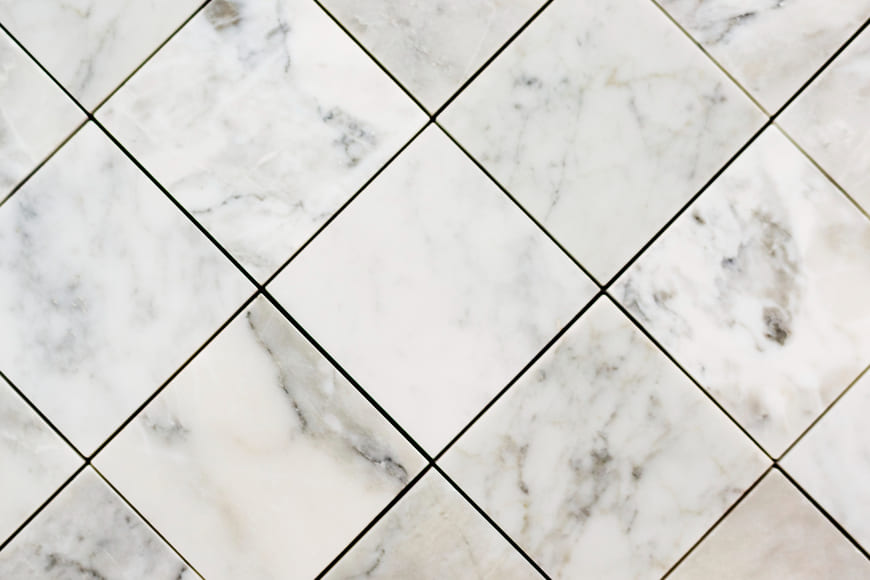
#> input picture Tugas2/ubin.jpg, 870 x 580 px, found by its file name
$ python final.py
#> lines starting #> are read from the running program, lines starting #| are printed output that depends on the picture; after the words box and inside, x2 and y2 are one past the last pixel; in counts of white or black regions, pixels touching at a corner belong together
import cv2
import numpy as np

img = cv2.imread('ubin.jpg')
#> img is the input picture: shape (580, 870, 3); mean B, G, R 209.9, 213.7, 215.4
gray = cv2.cvtColor(img, cv2.COLOR_BGR2GRAY)
blurred = cv2.GaussianBlur(gray, (5, 5), 0)
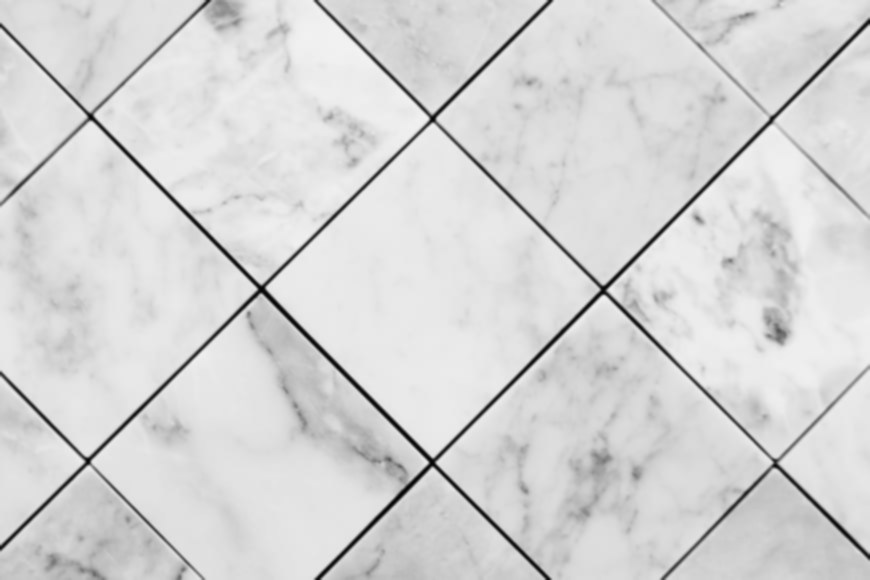
#> blurred: shape (580, 870); min 4, max 243, mean 213.8

# --- Deteksi Garis ---
edges = cv2.Canny(blurred, 50, 150)
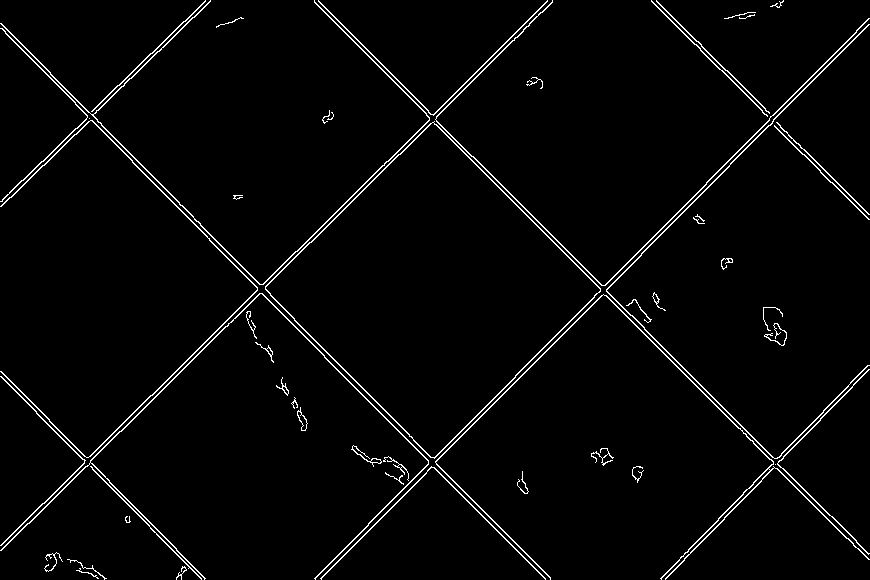
#> edges: shape (580, 870); 2.6% white in thin lines or dots
lines = cv2.HoughLinesP(edges, 1, np.pi/180, 50,
                        minLineLength=30, maxLineGap=10)
#> lines = 66 rows, first 6: [121, 431, 398, 154], [428, 112, 778, 462], [297, 251, 547, 1], [314, 578, 515, 377], [314, 2, 600, 288], [435, 461, 641, 255]

if lines is not None:
    for line in lines:
        x1, y1, x2, y2 = line.ravel()
        cv2.line(img, (x1, y1), (x2, y2), (0, 255, 0), 2)
#> this loop made 66 passes
#> (x1, y1, x2, y2) on passes 1 to 12: (121, 431, 398, 154), (428, 112, 778, 462), (297, 251, 547, 1), (314, 578, 515, 377), (314, 2, 600, 288), (435, 461, 641, 255), (294, 320, 431, 457), (594, 295, 769, 120), (257, 289, 428, 460), (426, 115, 775, 464), (1, 545, 295, 251), (699, 544, 868, 369)
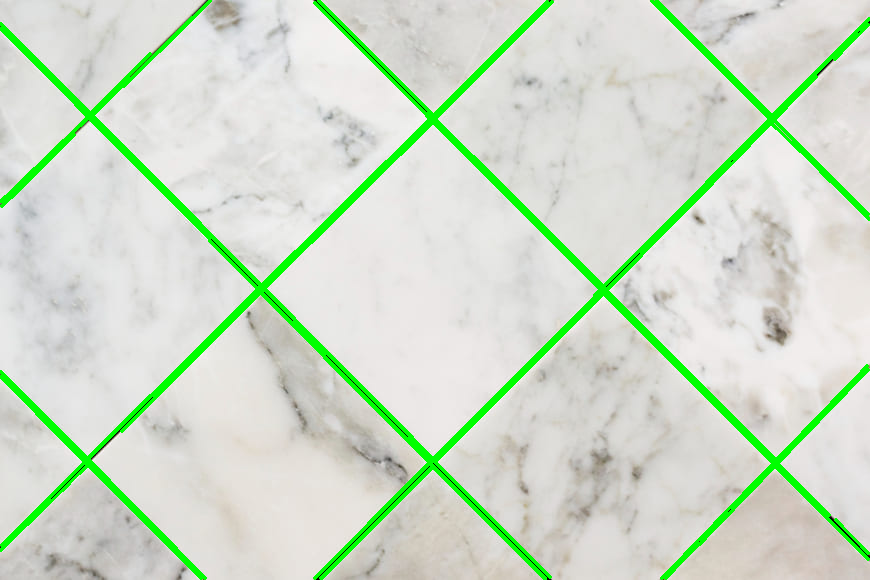
#> img: shape (580, 870, 3); 6.12% of pixels changed, all inside (x1, y1, x2, y2) = (0, 0, 870, 580)

# --- Deteksi Lingkaran ---
circles = cv2.HoughCircles(blurred, cv2.HOUGH_GRADIENT, 1, 50,
                           param1=100, param2=30,
                           minRadius=10, maxRadius=100)
#> circles = None

if circles is not None:
    circles = np.uint16(np.around(circles))
    for x, y, r in circles[0, :]:
        cv2.circle(img, (x, y), r, (255, 0, 0), 2)
        cv2.circle(img, (x, y), 2, (0, 0, 255), 3)

# --- Deteksi Corner ---
corners = cv2.goodFeaturesToTrack(gray, 50, 0.01, 10)
#> corners = 50 rows, first 8: [89, 463], [432, 467], [257, 289], [773, 462], [607, 290], [434, 121], [433, 457], [92, 113]
if corners is not None:
    for corner in np.int32(corners):
        x, y = corner.ravel()
        cv2.circle(img, (x, y), 4, (0, 255, 255), -1)
#> this loop made 50 passes
#> (x, y) on passes 1 to 12: (89, 463), (432, 467), (257, 289), (773, 462), (607, 290), (434, 121), (433, 457), (92, 113), (545, 578), (315, 578), (1, 550), (1, 371)
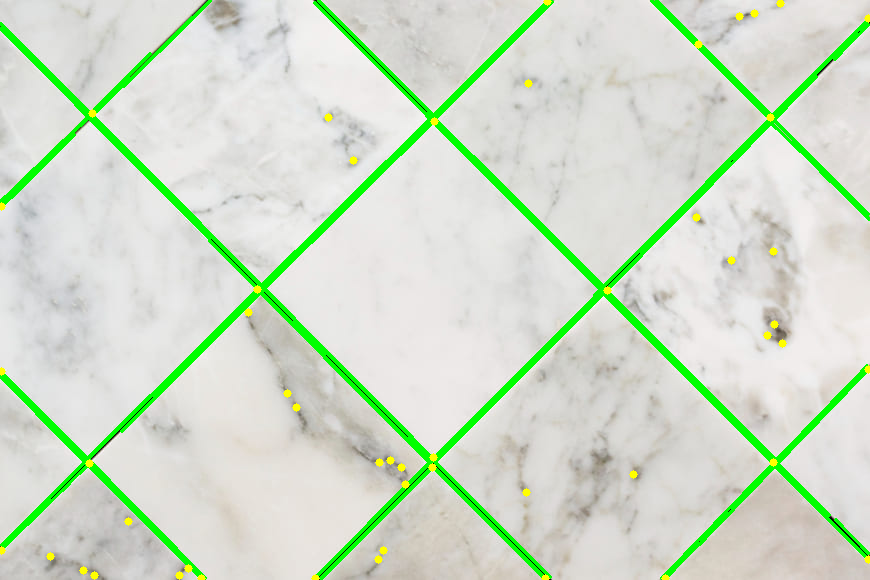
#> img: shape (580, 870, 3); 0.46% of pixels changed, all inside (x1, y1, x2, y2) = (0, 0, 870, 580)

cv2.imshow('Detection', img)
cv2.waitKey(0)

$ run again, with Tugas2/kertas.jpg copied over Tugas2/ubin.jpg
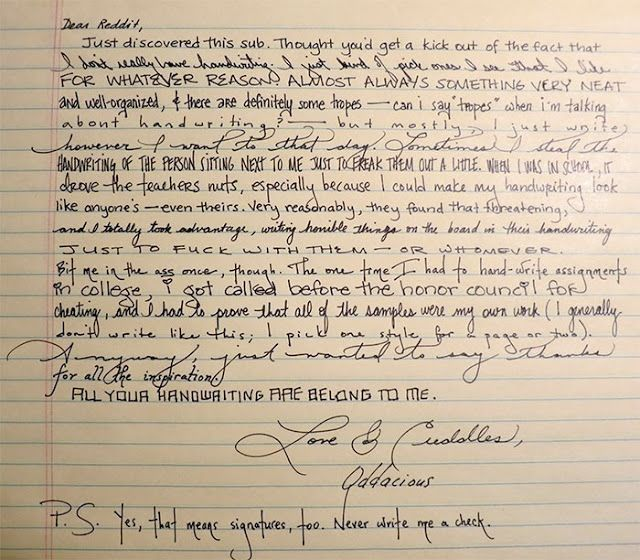
#> input picture Tugas2/kertas.jpg, 640 x 560 px, found by its file name
#> img is the input picture: shape (560, 640, 3); mean B, G, R 161, 182.7, 199
#> `edges = cv2.Canny(blurred, 50, 150)`:
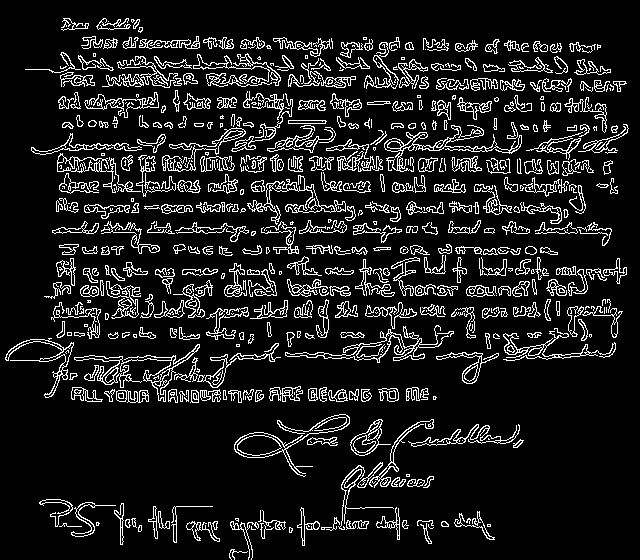
#> edges: shape (560, 640); 11.2% white in thin lines or dots
#> lines = 670 rows, first 6: [52, 232, 494, 232], [267, 149, 313, 149], [393, 108, 490, 109], [173, 101, 361, 105], [170, 228, 244, 228], [326, 148, 448, 148]
#> the loop `for line in lines:` made 670 passes
#> `circles = cv2.HoughCircles(blurred, cv2.HOUGH_GRADIENT, 1, 50, param1=..`: circles = 66 rows, first 8: [342.5, 258.5, 99.4], [378.5, 200.5, 99.4], [198.5, 135.5, 97.2], [427.5, 244.5, 99.4], [309.5, 339.5, 93.9], [180.5, 239.5, 99.4], [383.5, 144.5, 88.4], [230.5, 238.5, 99.4]
#> `circles = np.uint16(np.around(circles))`: circles = 66 rows, first 8: [342, 258, 99], [378, 200, 99], [198, 136, 97], [428, 244, 99], [310, 340, 94], [180, 240, 99], [384, 144, 88], [230, 238, 99]
#> the loop `for x, y, r in circles[0, :]:` made 66 passes
#> corners = 50 rows, first 8: [343, 291], [269, 186], [288, 334], [220, 314], [244, 124], [394, 228], [321, 106], [295, 183]
#> the loop `for corner in np.int32(corners):` made 50 passes
#> after the loop `for corner in np.int32(corners):`:
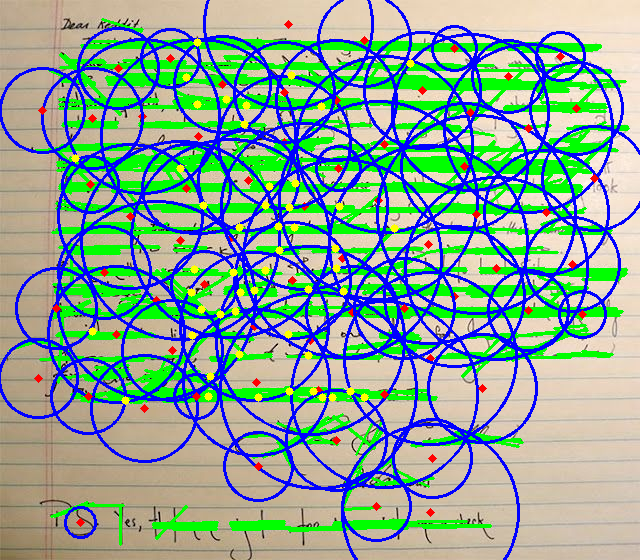
#> img: shape (560, 640, 3); mean B, G, R 150.9, 166.2, 136
